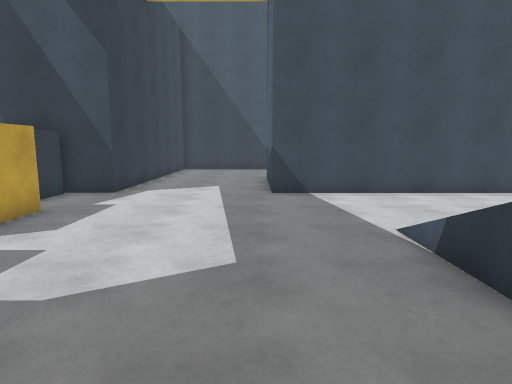
View 1 (above)

21 first-person views from a walk through a Unity game level. The camera is 1.5 m above the floor, tilts 8° down and sees 75° across. The floor is counted in squares, 1 m on a side. Each view is taken from the middle of a square. On the plan, view 1 faces up. The plan holds only what a view shows up to about 15 squares ahead; the rest is blank. The place goes on beyond the plan. The player is left out.

View 2
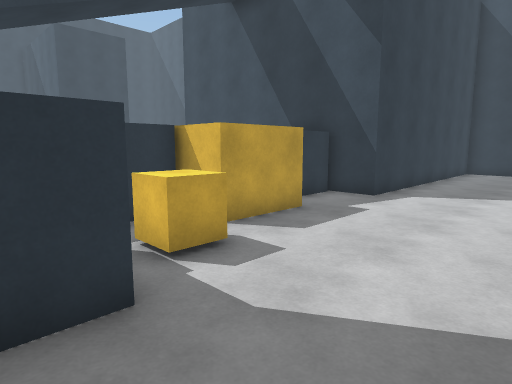

View 3
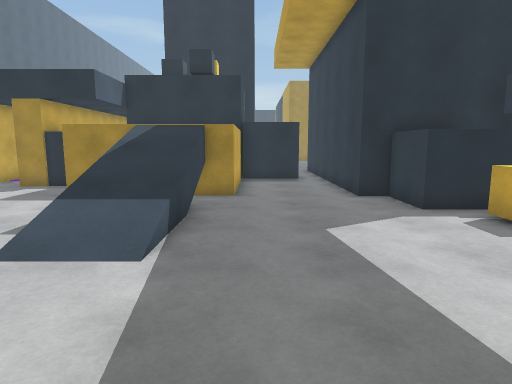

View 4
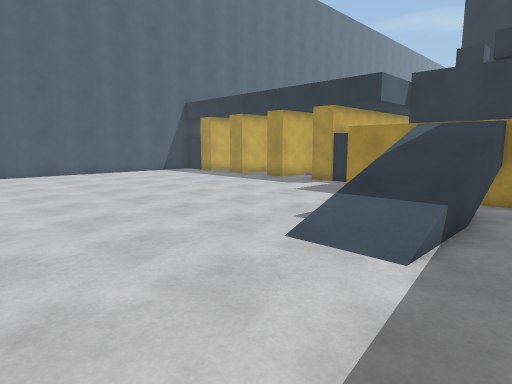

View 5
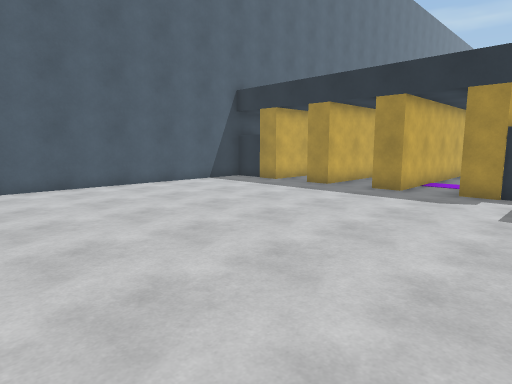

View 6
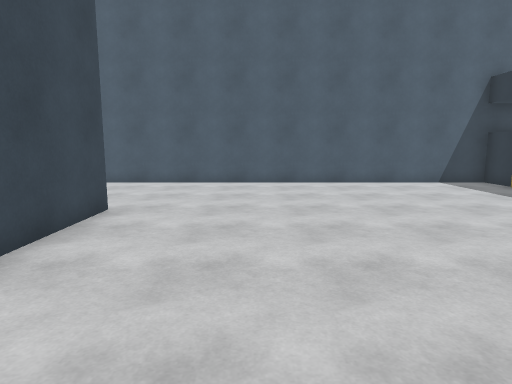

View 7
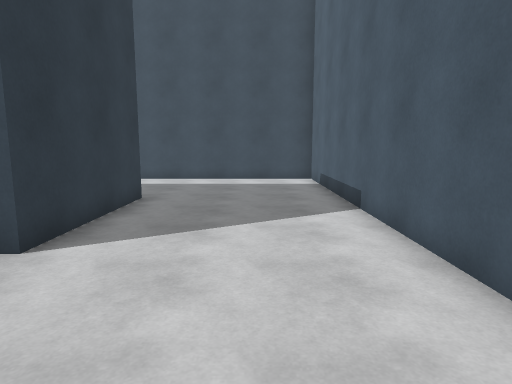

View 8
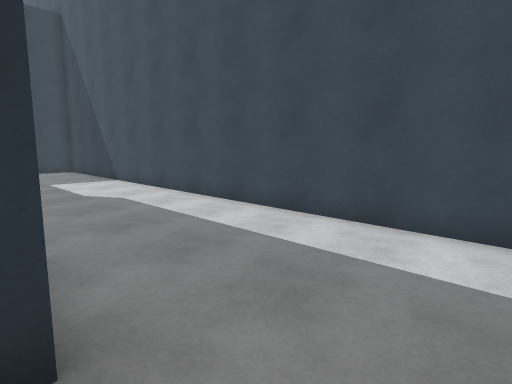

View 9
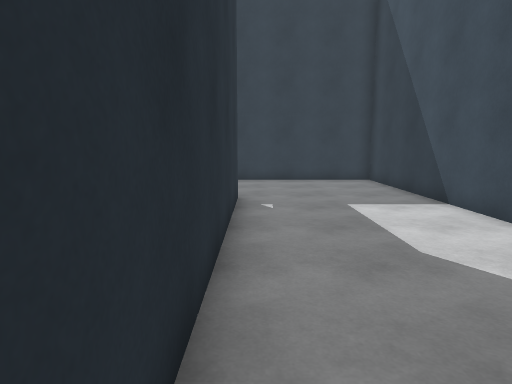

View 10
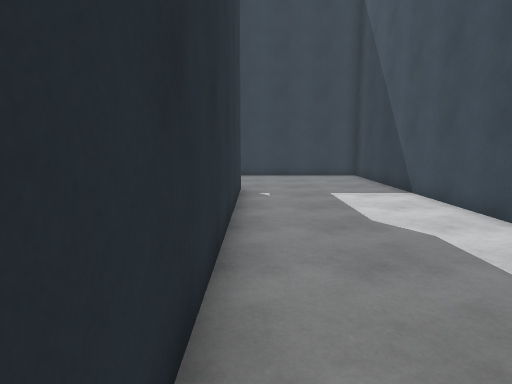

View 11
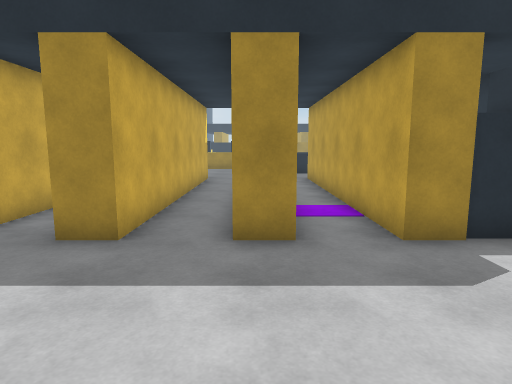

View 12
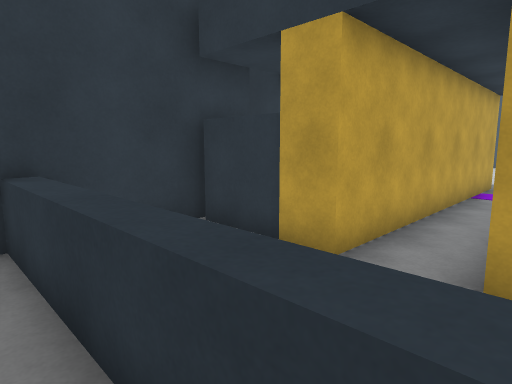

View 13
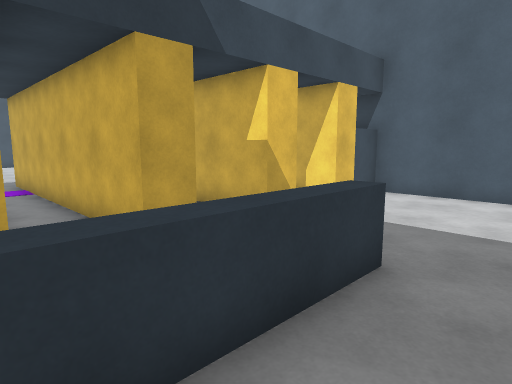

View 14
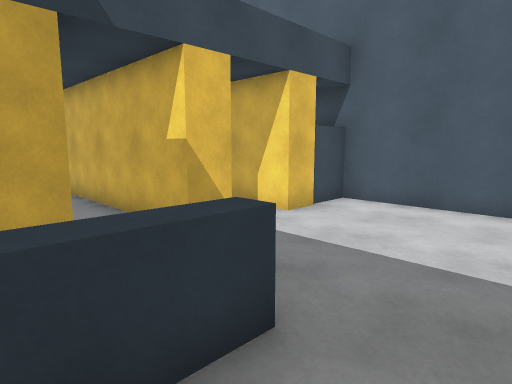

View 15
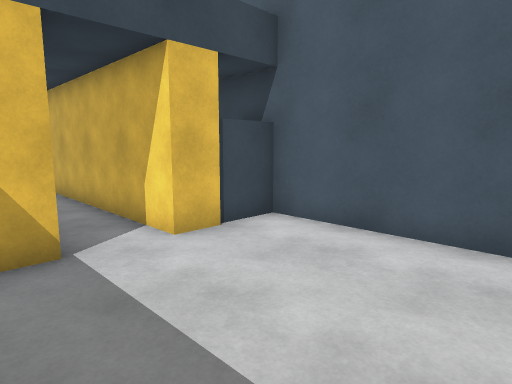

View 16
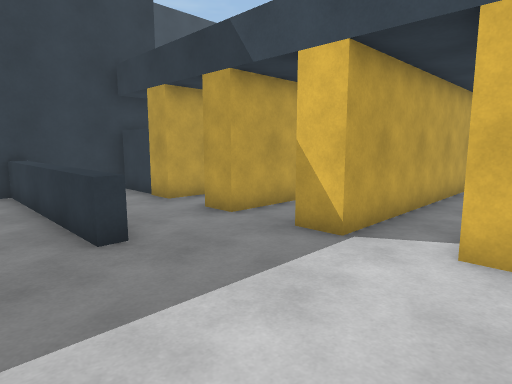

View 17
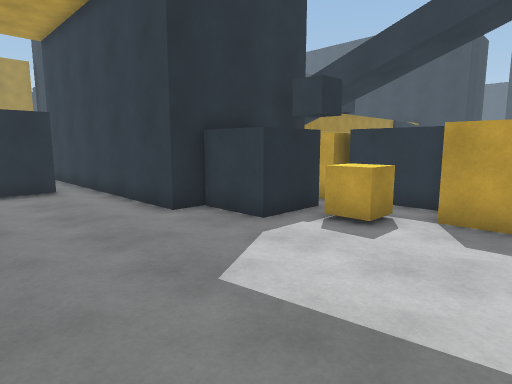

View 18
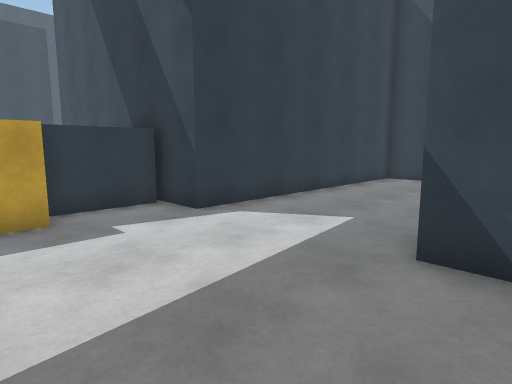

View 19
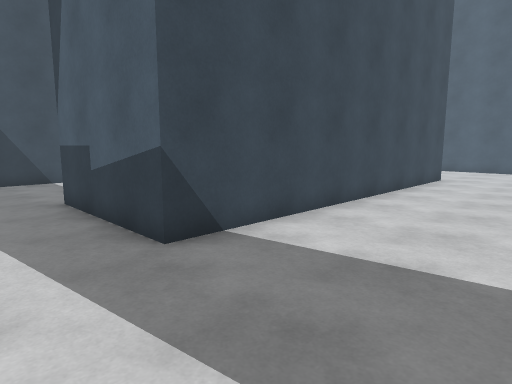

View 20
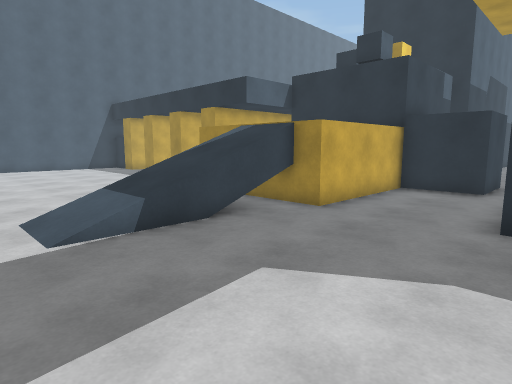

View 21
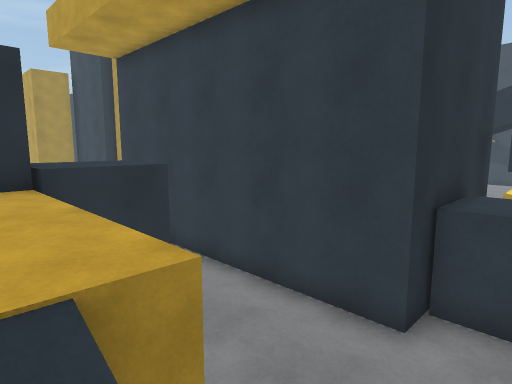

### Floor plan
Key: @ floor where view 1 was taken; # wall or solid block; . main floor; : floor 2 m higher than the main floor; / step, stairs or slope; ^ raised ledge; B block; C cube.
Columns run from 7 left of view 1 to 20 right of it. Each row starts with its distance up from view 1.
 21   ##########################
 20   #........................#
 19   #........................#
 18   #........................#
 17   #........................#
 16   #........................#
 15   #.....#############......#
 14   #.....#           #......#
 13   #.....#           #......#
 12   #.....#           #......#
 11  ##.....#############......#
 10  B.........................#
  9  B.........................#
  8  B.........................#
  7   B........................#
  6   B........................#
  5 BBB.......//...............#
  4  BCC......//...............#
  3  BCC......// ..............#
  2 BBCCC.....// ..............#
  1 BBCCC.....//  .............#
  0 #   ##.@.#::##.............#
 -1      #...::   .............#
 -2      #...::    ............#
 -3      #...:    #B#..#.##.#BB
 -4      #...:    ###..#.##.#
 -5      #CCC########..#.## #
 -6      #CCC#      #..#.## #
 -7      #CCC       #..#.##.#
 -8      #.         #..#.##.#
 -9      #          #..#.##.#
-10                 #..#.##.#
-11               BB#..#.##.# B
-12              #BB#..#.##.##B#
-13              # ............#
-14              #   ..........#
-15              #^^^^^^^......#
-16               .............#
-17                 . ........

Positions as (right, up) in squares from view 1, and headings:
1: (0, 0), facing up
2: (0, 1), facing up-left
3: (1, 10), facing down
4: (1, 10), facing down-right
5: (7, 9), facing down-right
6: (6, 7), facing right
7: (17, 6), facing up
8: (16, 15), facing up-left
9: (10, 16), facing left
10: (12, 16), facing left
11: (12, 3), facing down
12: (12, -16), facing up-left
13: (9, -17), facing up-right
14: (11, -17), facing up-right
15: (14, -17), facing up-right
16: (18, -17), facing up-left
17: (2, 7), facing down-left
18: (2, 6), facing up-left
19: (-2, 6), facing up-right
20: (-3, 7), facing down-right
21: (3, 2), facing down-left
